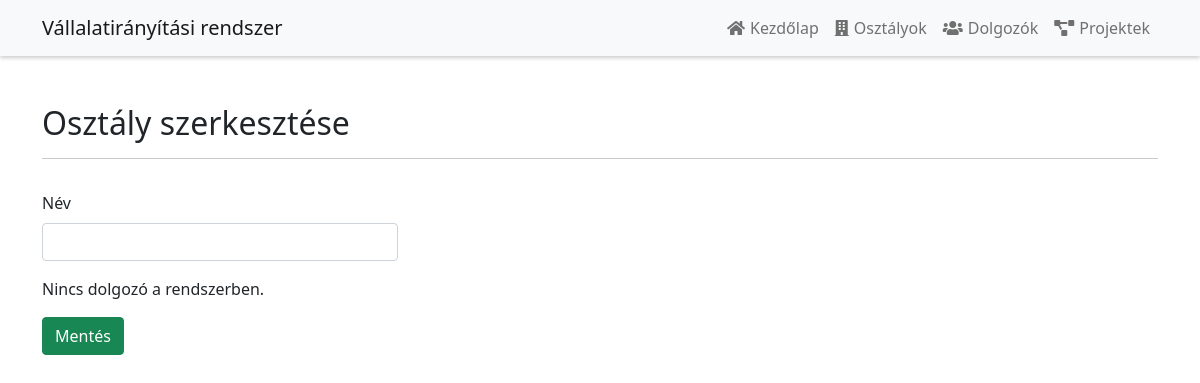
The app's page /edit_department.php?id=15, older data.
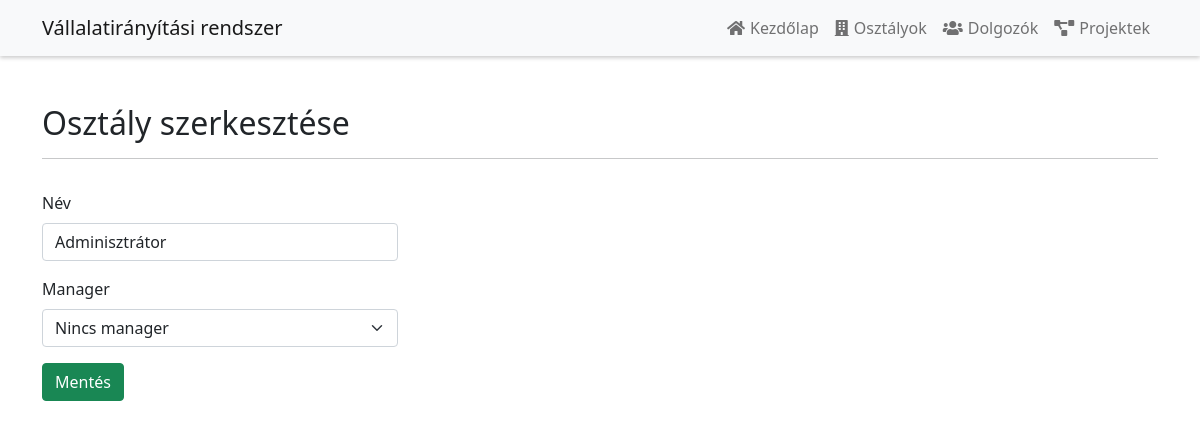
The same page, newer data.
### tables this page shows
CREATE TABLE `osztaly` (
  `id` int(11) NOT NULL,
  `nev` varchar(40) NOT NULL,
  `manager_id` int(11) DEFAULT NULL
);

### edit_department.php (the view, shortened to what this page needs)
<?php
include('functions.php');
$pdo = pdo_connect_mysql();
if (isset($_GET['id'])) {
    $stmt = $pdo->prepare('SELECT * FROM dolgozo WHERE osztaly_id = ?');
    $stmt->execute([$_GET['id']]);
    $dolgozok = $stmt->fetchAll(PDO::FETCH_ASSOC);
    $osztaly_stmt = $pdo->prepare("SELECT osztaly.id, osztaly.nev FROM osztaly WHERE osztaly.id = ?");
    $osztaly_stmt->bindParam(1, $_GET['id'], PDO::PARAM_INT);
    $osztaly_stmt->execute();
    $osztaly = $osztaly_stmt->fetch(PDO::FETCH_ASSOC);
}
?>
<?= template_header('Osztály szerkesztése') ?>
<div class="container">
    <div class="row mt-5 mb-3">
        <div class="col-lg-12">
            <h2>Osztály szerkesztése</h2>
            <hr>
        </div>
    </div>
    <div class="row">
        <div class="col-lg-4">
            <form action="edit_department.php?id=<?= $_GET['id'] ?>" method="post">
                <div class="mb-3">
                    <label for="nev" class="form-label">Név</label>
                    <input type="text" name="osztaly_nev" class="form-control" value="<?= $osztaly['nev'] ?>"
                           id="osztaly_nev">
                </div>
                <?php if (!empty($dolgozok)): ?>
                    <div class="mb-3">
                        <label for="manager" class="form-label">Manager</label>
                        <select name="manager_id" class="form-select">
                            <option value="0">Nincs manager</option>
                        </select>
                    </div>
                <?php else: ?>
                    <p>Nincs dolgozó a rendszerben.</p>
                <?php endif; ?>
                <button type="submit" class="btn btn-success">Mentés</button>
            </form>
        </div>
    </div>
</div>
<?= template_footer() ?>

Row changes from the older to the newer data that the page shows:
added osztaly: osztaly_nev "Adminisztrátor"
Text that changed along with them:
form field manager_id: (not shown) → "Nincs manager"
text no longer shown: "Nincs dolgozó a rendszerben."
text now shown: "Manager"
